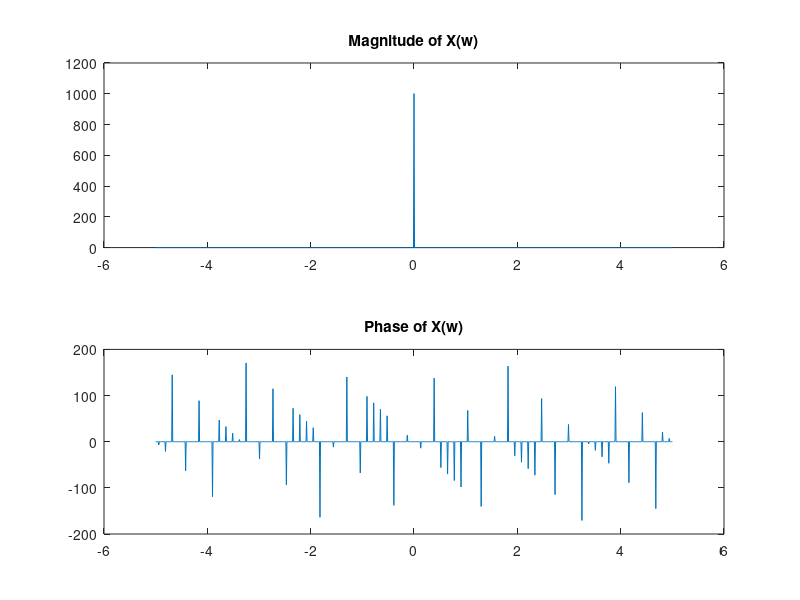

Reproduce this figure in MATLAB.
%% Question 1
clc, clear

w = (2.*pi)./10;
t = linspace(0, 10, 1000);
t1 = linspace(-1,1,1000);
x = cos(w.*t);
X = fftshift(fft(x));

figure(1)

subplot(3,1,1);
plot(t,x);
title("x(t) = cos(w_0t)")

subplot(3,1,2);
plot(t1,abs(X));
title("Magnitude of X(w)")

subplot(3,1,3);
plot(t1,rad2deg(angle(X)));
title("Phase of X(w)")

%% Question 2
clc
clear

t1 = 0:0.01:10;
t2 = -5:0.01:5;
x = (t1>=0);
X = fftshift(fft(x));

subplot(2,1,1);
plot(t2,abs(X));
title("Magnitude of X(w)")

subplot(2,1,2);

plot(t2,rad2deg(angle(X)));
title("Phase of X(w)")

